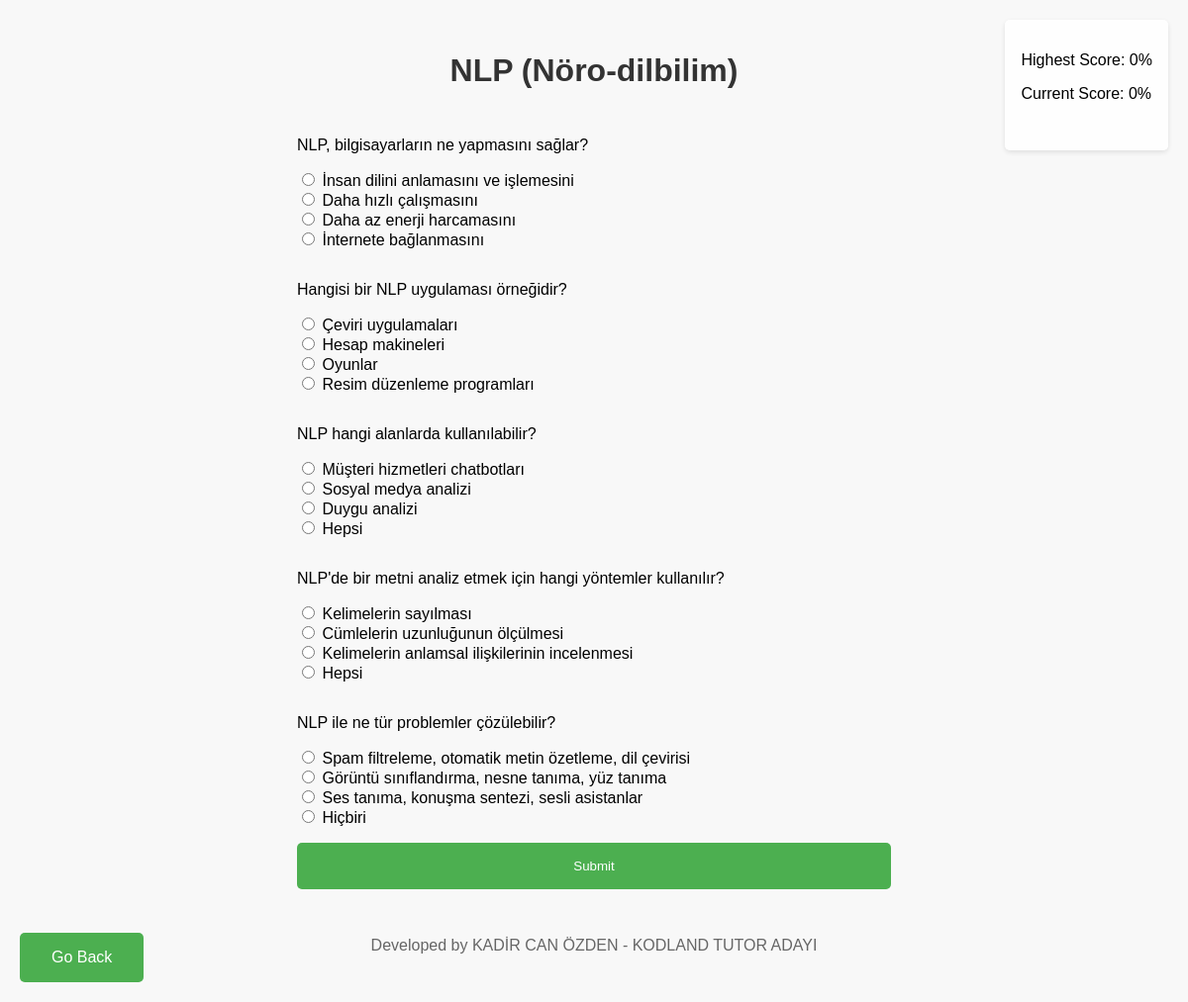
/quiz/3, run on the app's committed database.
### tables this page shows
CREATE TABLE konular (
        id INTEGER PRIMARY KEY AUTOINCREMENT,
        konu TEXT NOT NULL
    );

CREATE TABLE sorular (
        id INTEGER PRIMARY KEY AUTOINCREMENT,
        konu_id INTEGER NOT NULL,
        soru TEXT NOT NULL,
        cevap_a TEXT NOT NULL,
        cevap_b TEXT NOT NULL,
        cevap_c TEXT NOT NULL,
        cevap_d TEXT NOT NULL,
        dogru_cevap TEXT NOT NULL,
        FOREIGN KEY (konu_id) REFERENCES konular (id)
    );

### app.py (the view)
@app.route('/quiz/<int:topic_id>', methods=['GET'])
def quiz(topic_id):
    conn = get_db_connection()
    topic = conn.execute('SELECT konu FROM konular WHERE id = ?', (topic_id,)).fetchone()
    if topic:
        topic = topic['konu']
        questions = conn.execute('SELECT * FROM sorular WHERE konu_id = ?', (topic_id,)).fetchall()
    else:
        topic = "Konu bulunamadı"
        questions = []
    conn.close()
    highest_scores = session.get('highest_scores', {})
    print(highest_scores)
    highest_score = highest_scores.get(str(topic_id), 0)
    return render_template('quiz.html', questions=questions, topic=topic, topic_id=topic_id, highest_score=highest_score, current_score=0)

### app.py (called while the page is built)
def get_db_connection():
    conn = sqlite3.connect('veritabani.db')
    conn.row_factory = sqlite3.Row  # Satırları sözlük olarak döndürüyoruz
    return conn

@app.context_processor
def inject_developer_name():
    return dict(developer_name='KADİR CAN ÖZDEN - KODLAND TUTOR ADAYI')

### templates/quiz.html (shortened to what this page needs)
<!DOCTYPE html>
<html lang="en">
<head>
</head>
<body>
    <div class="scoreboard">
        <p>Highest Score: <span id="highest-score">{{ highest_score }}</span>%</p>
        <p>Current Score: <span id="current-score">{{ current_score }}</span>%</p>
    </div>
    <div class="back-button">
        <a href="/" class="button">Go Back</a>
    </div>
    <h1>{{ topic }}</h1>
    <form id="quiz-form">
        {% for question in questions %}
            <div>
                <p>{{ question['soru'] }}</p>
                <input type="radio" name="{{ question['id'] }}" value="a"> {{ question['cevap_a'] }}<br>
                <input type="radio" name="{{ question['id'] }}" value="b"> {{ question['cevap_b'] }}<br>
                <input type="radio" name="{{ question['id'] }}" value="c"> {{ question['cevap_c'] }}<br>
                <input type="radio" name="{{ question['id'] }}" value="d"> {{ question['cevap_d'] }}<br>
            </div>
        {% endfor %}
        <button type="submit">Submit</button>
    </form>
    <footer>
        <p>Developed by {{ developer_name }}</p>
    </footer>
</body>
</html>

### templates/quiz.html (style rules this page uses)
body { font-family: sans-serif; display: flex; flex-direction: column; align-items: center; padding: 2rem; min-height: 100vh; background-color: #f8f8f8; position: relative; margin: 0; }
body.loaded { opacity: 1; }
.scoreboard { position: fixed; top: 20px; right: 20px; background-color: rgba(255, 255, 255, 0.8); padding: 1rem; border-radius: 5px; box-shadow: 0px 2px 5px rgba(0, 0, 0, 0.1); z-index: 10; }
h1 { text-align: center; margin-bottom: 2rem; color: #333; }
#quiz-form { display: flex; flex-direction: column; width: 100%; max-width: 600px; }
#quiz-form div { margin-bottom: 1rem; }
.button, button[type="submit"] { background-color: #4caf50; color: white; padding: 1rem 2rem; border: none; border-radius: 5px; cursor: pointer; transition: background-color 0.3s ease; text-decoration: none; display: inline-block; text-align: center; }
.back-button { position: fixed; bottom: 20px; left: 20px; }
footer { margin-top: 2rem; text-align: center; color: #666; }

### data on the page
konular: konu "NLP (Nöro-dilbilim)"
sorular: soru "NLP, bilgisayarların ne yapmasını sağlar?", cevap_a "İnsan dilini anlamasını ve işlemesini", cevap_b "Daha hızlı çalışmasını", cevap_c "Daha az enerji harcamasını", cevap_d "İnternete bağlanmasını"
sorular: soru "Hangisi bir NLP uygulaması örneğidir?", cevap_a "Çeviri uygulamaları", cevap_b "Hesap makineleri", cevap_c "Oyunlar", cevap_d "Resim düzenleme programları"
sorular: soru "NLP hangi alanlarda kullanılabilir?", cevap_a "Müşteri hizmetleri chatbotları", cevap_b "Sosyal medya analizi", cevap_c "Duygu analizi", cevap_d "Hepsi"
sorular: soru "NLP'de bir metni analiz etmek için hangi yöntemler kullanılır?", cevap_a "Kelimelerin sayılması", cevap_b "Cümlelerin uzunluğunun ölçülmesi", cevap_c "Kelimelerin anlamsal ilişkilerinin incelenmesi", cevap_d "Hepsi"
sorular: soru "NLP ile ne tür problemler çözülebilir?", cevap_a "Spam filtreleme, otomatik metin özetleme, dil çevirisi", cevap_b "Görüntü sınıflandırma, nesne tanıma, yüz tanıma", cevap_c "Ses tanıma, konuşma sentezi, sesli asistanlar", cevap_d "Hiçbiri"

### other printed values
{{ highest_score }} "0"
{{ current_score }} "0"
{{ developer_name }} "KADİR CAN ÖZDEN - KODLAND TUTOR ADAYI"
